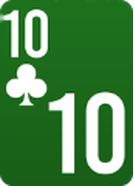
#> input picture cards/club10.png, 134 x 186 px, given in place of cardgreen.png, which was not available
$ python recolor_back.py
#> lines starting #> are read from the running program, lines starting #| are printed output that depends on the picture
"""Recolour the LayIpoker green card back into a dark graphite back.

The source (LayIpoker/cardgreen.png, 50x68 RGBA) is a green back with a
diamond-lattice texture and a central spade medallion. We keep the structure
(it is tonal) and remap luminance onto a neutral graphite ramp tuned to the
chrome-redesign palette (CLAUDE.md #17). Alpha (rounded corners) is preserved.

Output: cards/darkBack.png, upscaled ~2.4x (Lanczos) so it stays crisp on the
64x92 .card-back box. Used by .mini-back and .card-back in style.css.

Run:  python3 cards/recolor_back.py
Rollback path: style.css still references cards/goldBack.svg if reverted.
"""
import os
from PIL import Image

BASE = os.path.dirname(os.path.dirname(os.path.abspath(__file__)))
SRC = os.path.join(BASE, "LayIpoker", "cardgreen.png")
OUT = os.path.join(BASE, "cards", "darkBack.png")
UPSCALE = 2.4

# Graphite ramp (shadow -> base -> highlight), aligned with --recessed/--surface-2/--stroke.
SHADOW = (12, 13, 17)
BASE_C = (28, 31, 38)
HILITE = (74, 80, 92)


def lerp(a, b, t):
    return tuple(round(a[i] + (b[i] - a[i]) * t) for i in range(3))


def ramp(t):
    # two-segment ramp: 0..0.5 shadow->base, 0.5..1 base->highlight
    if t < 0.5:
        return lerp(SHADOW, BASE_C, t / 0.5)
    return lerp(BASE_C, HILITE, (t - 0.5) / 0.5)


def main():
    im = Image.open(SRC).convert("RGBA")
#> im is the input picture: PIL image 134x186 RGBA; mean R, G, B, A 73.2, 134, 73.2, 251.7
    px = im.load()
    w, h = im.size
#> w = 134; h = 186

    # luminance range over opaque pixels, for contrast stretch
    lo, hi = 255, 0
    for y in range(h):
        for x in range(w):
            r, g, b, a = px[x, y]
            if a < 8:
                continue
            l = 0.299 * r + 0.587 * g + 0.114 * b
            lo = min(lo, l)
            hi = max(hi, l)
    span = max(1.0, hi - lo)

    out = Image.new("RGBA", (w, h), (0, 0, 0, 0))
#> out: PIL image 134x186 RGBA; every value is 0
    op = out.load()
    for y in range(h):
        for x in range(w):
            r, g, b, a = px[x, y]
            if a < 8:
                continue
            l = 0.299 * r + 0.587 * g + 0.114 * b
            t = (l - lo) / span            # 0..1 stretched
            t = t ** 0.92                  # mild lift so the lattice stays visible
            nr, ng, nb = ramp(t)
            op[x, y] = (nr, ng, nb, a)

    nw, nh = round(w * UPSCALE), round(h * UPSCALE)
#> nw = 322; nh = 446
    out = out.resize((nw, nh), Image.LANCZOS)
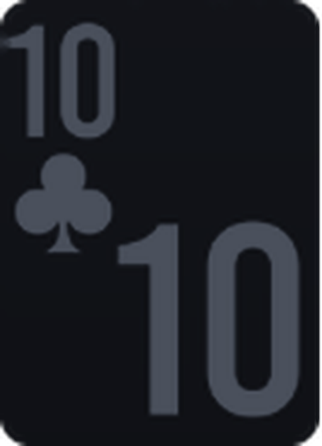
#> out: PIL image 322x446 RGBA; mean R, G, B, A 27.8, 30.2, 36.5, 251.6; transparent parts drawn white
    out.save(OUT)
    print(f"wrote {OUT} ({nw}x{nh}), luminance span {lo:.0f}..{hi:.0f}")
#| wrote cards/darkBack.png (322x446), luminance span 47..255


if __name__ == "__main__":
    main()

$ run again, on cards/club2.png
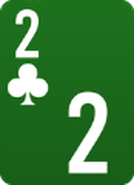
#> input picture cards/club2.png, 134 x 186 px, given in place of cardgreen.png, which was not available
#> in main, im is the input picture: PIL image 134x186 RGBA; mean R, G, B, A 55.6, 122.4, 55.6, 252.2
#> in main, `out = out.resize((nw, nh), Image.LANCZOS)`:
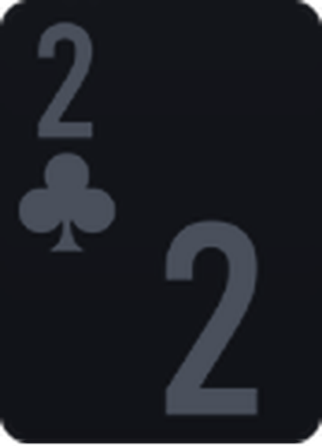
#> out: PIL image 322x446 RGBA; mean R, G, B, A 24.7, 27, 33, 252.2; transparent parts drawn white
#| wrote cards/darkBack.png (322x446), luminance span 37..255
